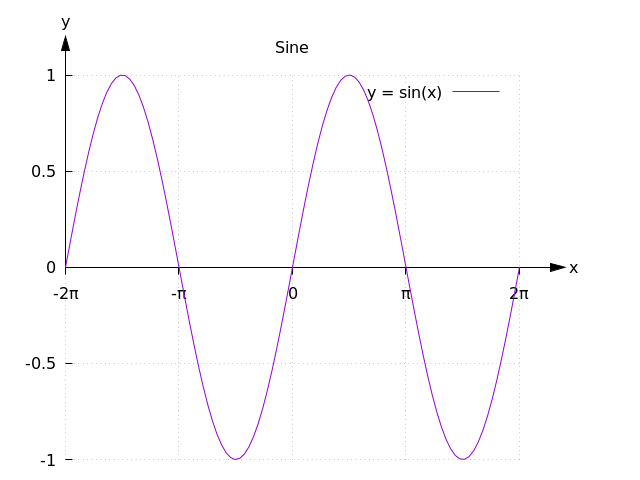

Reproduce this figure in gnuplot.
load "trigonometric/common.plt"

set title "Sine"

plot sin(x) title "y = sin(x)"
